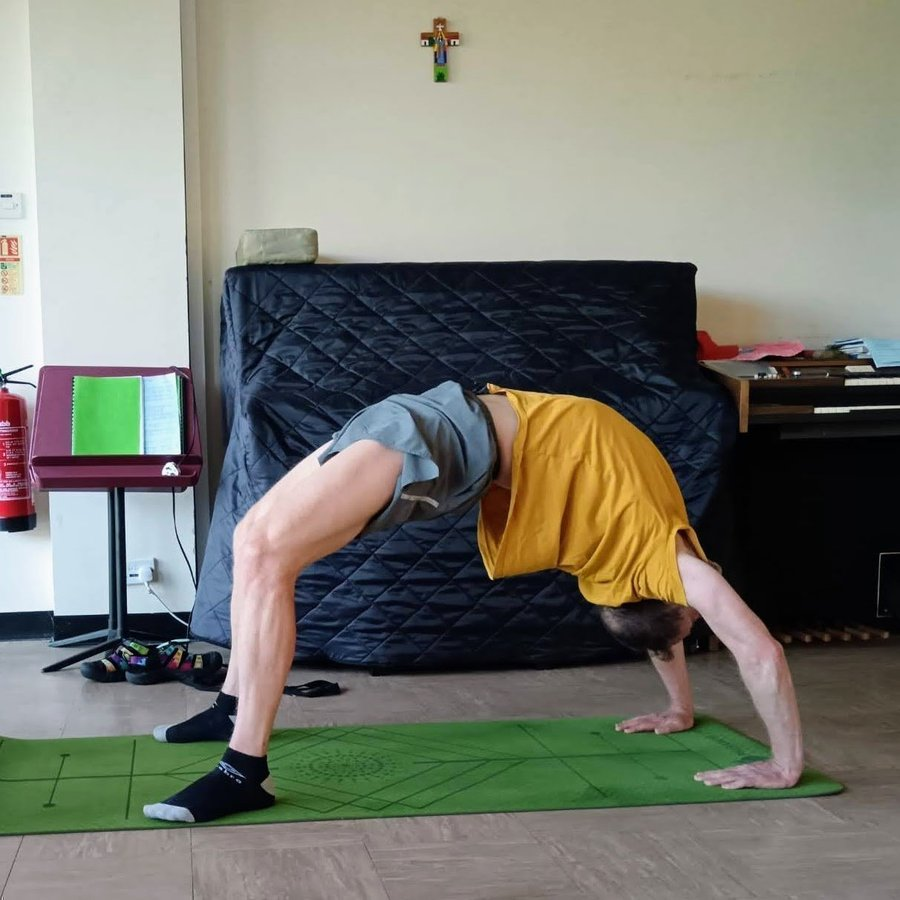
#> input picture images/about-2-mobile.jpg, 900 x 900 px; its folder holds only this picture in this run
$ python check_padding.py
#> lines starting #> are read from the running program, lines starting #| are printed output that depends on the picture
from PIL import Image
from pathlib import Path

root = Path(__file__).resolve().parents[2]
images_dir = root / 'images'
flags = []
for p in sorted(images_dir.glob('*.jpg')):
    if p.name.startswith('watermarked'):
        continue
    try:
        im = Image.open(p).convert('RGB')
#> im is the input picture: PIL image 900x900 RGB; mean R, G, B 121, 122.2, 112.5
        w, h = im.size
#> w = 900; h = 900
        bw = max(1, int(w * 0.05))
#> bw = 45
        bh = max(1, int(h * 0.05))
#> bh = 45
        left = im.crop((0, 0, bw, h))
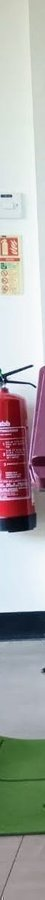
#> left: PIL image 45x900 RGB; mean R, G, B 172.7, 171.2, 169
        right = im.crop((w - bw, 0, w, h))
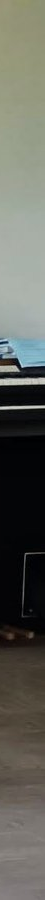
#> right: PIL image 45x900 RGB; mean R, G, B 95.6, 97, 89.2
        top = im.crop((0, 0, w, bh))
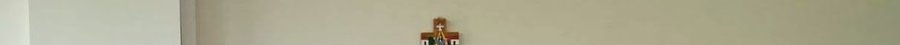
#> top: PIL image 900x45 RGB; mean R, G, B 173.9, 171.1, 146.5
        bottom = im.crop((0, h - bh, w, h))
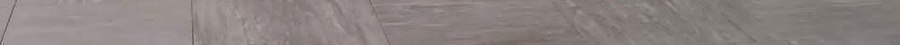
#> bottom: PIL image 900x45 RGB; mean R, G, B 140, 131.7, 129.6
        def black_fraction(region):
            data = region.getdata()
            total = len(data)
#> total = 40500
            black = sum(1 for r, g, b in data if r < 20 and g < 20 and b < 20)
#> black = 66
            return black / total
        bf = max(black_fraction(left), black_fraction(right), black_fraction(top), black_fraction(bottom))
#> bf = 0.254
        if bf > 0.2:
            flags.append((p.name, round(bf, 3)))
    except Exception as e:
        print('err', p, e)

print('flagged', len(flags))
#| flagged 1
for name, frac in flags:
    print(name, frac)
#> this loop made 1 pass
#> (name, frac) on pass 1: ('about-2-mobile.jpg', 0.254)
#| about-2-mobile.jpg 0.254

$ run again, on images/archeopteryx-tile-mobile.jpg
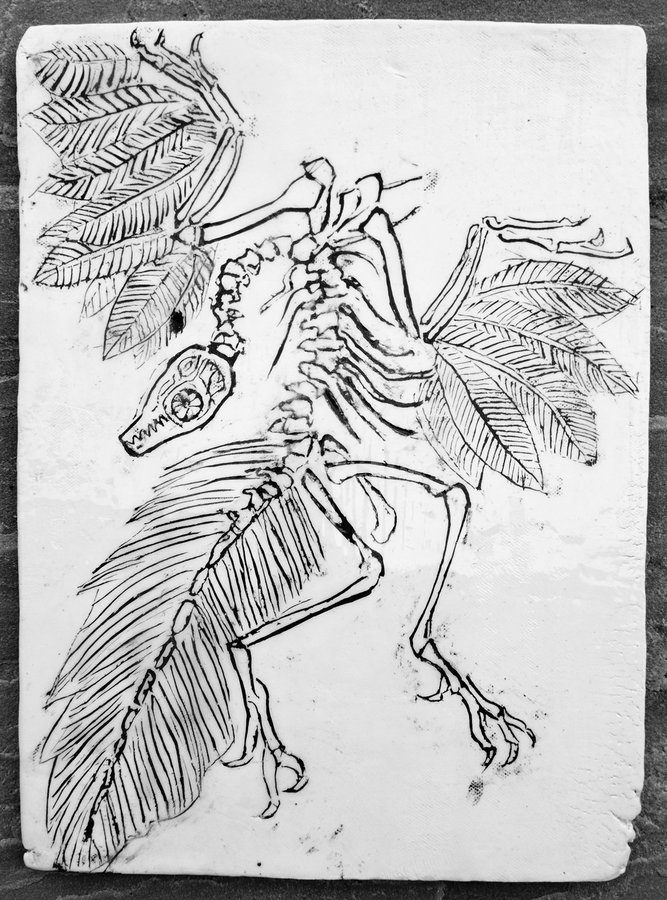
#> input picture images/archeopteryx-tile-mobile.jpg, 667 x 900 px
#> im is the input picture: PIL image 667x900 RGB; min 0, max 255, mean 190.7
#> `top = im.crop((0, 0, w, bh))`:
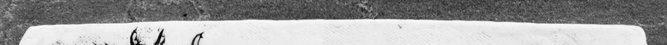
#> top: PIL image 667x45 RGB; min 0, max 255, mean 157.9
#> `bottom = im.crop((0, h - bh, w, h))`:
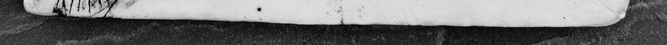
#> bottom: PIL image 667x45 RGB; min 0, max 233, mean 115.4
#> total = 29700
#> black = 155
#> bf = 0.0519

$ run again, on images/buffalo-3.jpg
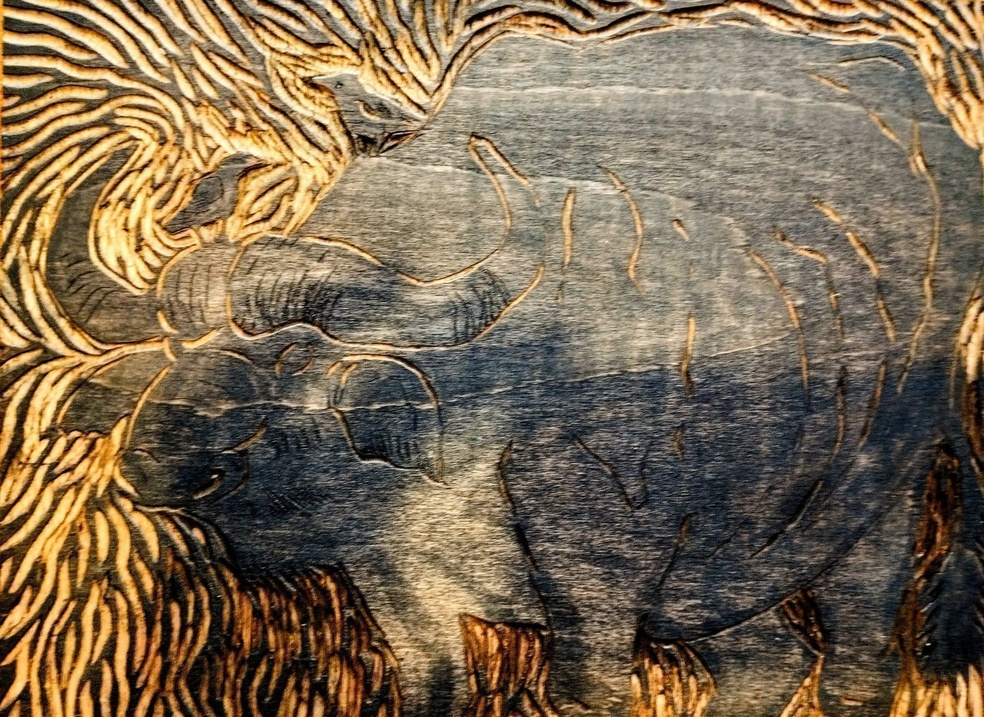
#> input picture images/buffalo-3.jpg, 984 x 717 px, shrunk from 1400 x 1021 before the run
#> im is the input picture: PIL image 984x717 RGB; mean R, G, B 124.6, 106.5, 82
#> `top = im.crop((0, 0, w, bh))`:
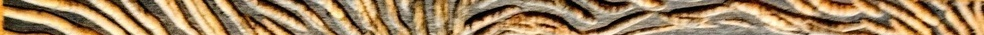
#> top: PIL image 984x35 RGB; mean R, G, B 160.3, 131.7, 96.6
#> `bottom = im.crop((0, h - bh, w, h))`:
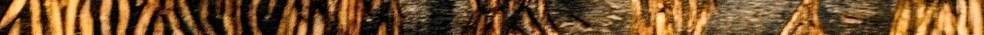
#> bottom: PIL image 984x35 RGB; mean R, G, B 115.6, 80, 43.3
#> total = 35133
#> black = 292
#> bf = 0.105

$ run again, on images/about-mobile.jpg
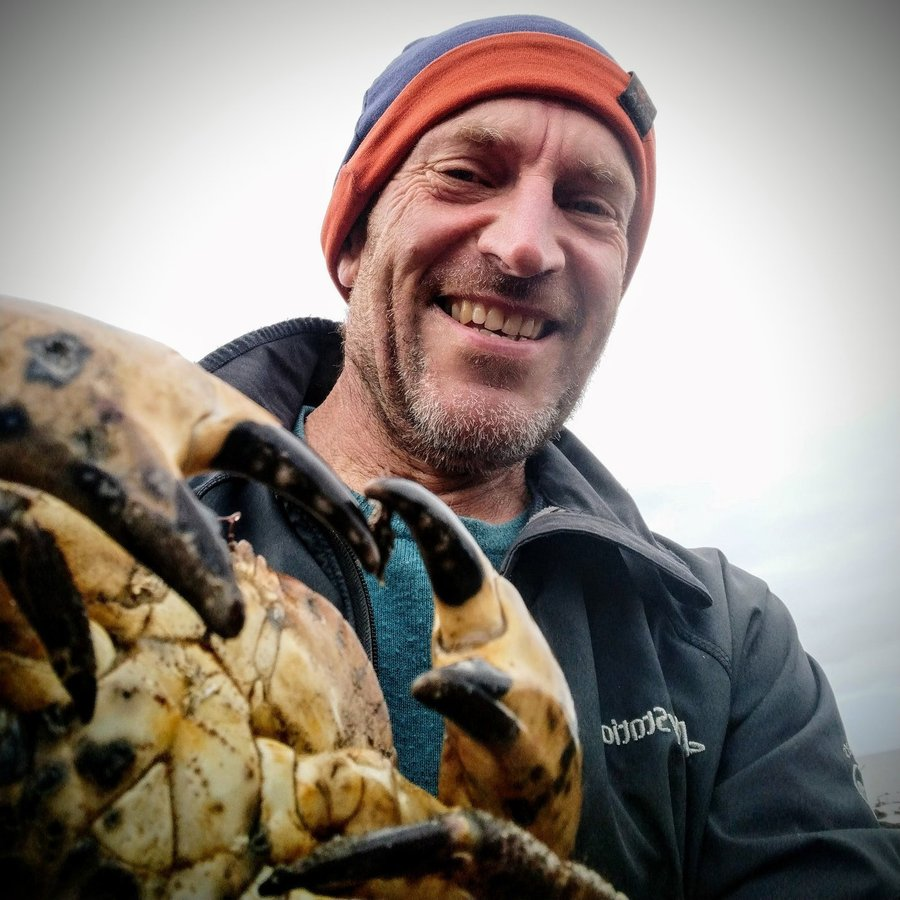
#> input picture images/about-mobile.jpg, 900 x 900 px
#> im is the input picture: PIL image 900x900 RGB; mean R, G, B 141.9, 131.8, 124.3
#> `bottom = im.crop((0, h - bh, w, h))`:
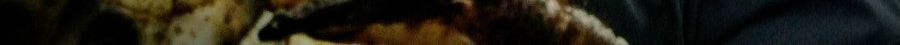
#> bottom: PIL image 900x45 RGB; mean R, G, B 30.2, 26.9, 17.2
#> total = 40500
#> black = 10949
#> bf = 0.502
#| flagged 1
#> the loop `for name, frac in flags:` made 1 pass
#> (name, frac) on pass 1: ('about-mobile.jpg', 0.502)
#> (printed output is left out)
